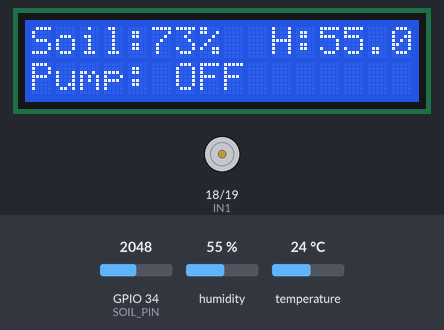
Bench run of a sketch on a simulated ESP32. On the bench: 16×2 character LCD, motor-driver pin pairs drawn as motors (green arrow = first pin HIGH = forward, orange = second pin HIGH = backward, longer = more drive). The test bench sets the inputs (shaded band); at power-on: GPIO 34 (SOIL_PIN) = 2048, humidity 55 %, temperature 24 °C.

Above: at 1.2 s.
1.3 s: GPIO 34 (SOIL_PIN) set to 2916
At 2.7 s:
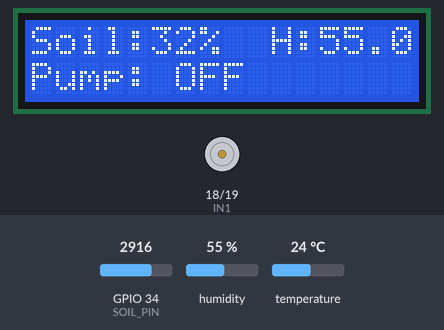
4.0 s: GPIO 34 (SOIL_PIN) set to 3036
At 4.8 s:
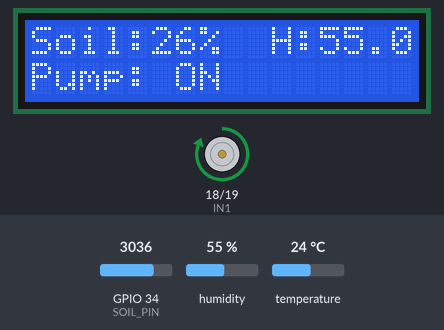
6.7 s: humidity set to 22 %
At 9.2 s:
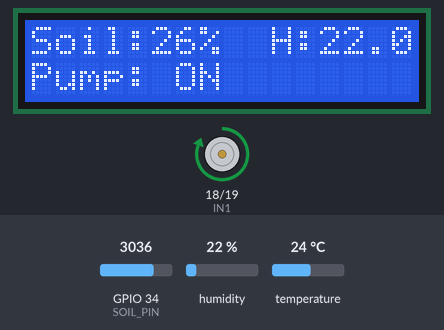
9.8 s: humidity set to 40 %
At 11.4 s:
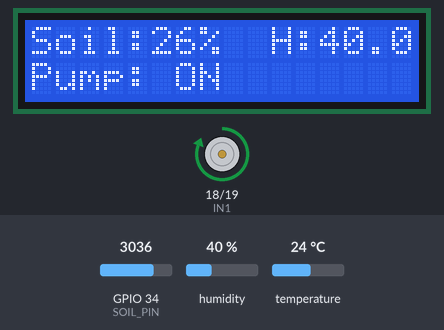
12.5 s: humidity set to 68 %
At 15.6 s:
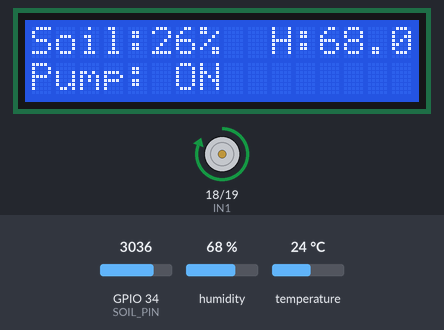
15.9 s: GPIO 34 (SOIL_PIN) set to 2866
At 17.9 s:
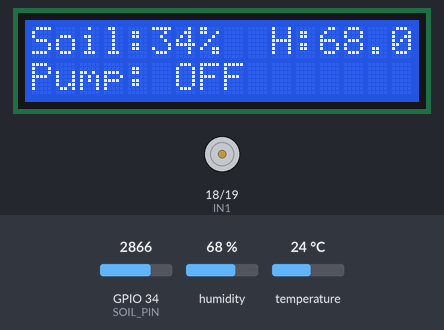
Timing chart, 0 to 19.4 s (numbered marks = the images above; inputs shaded):
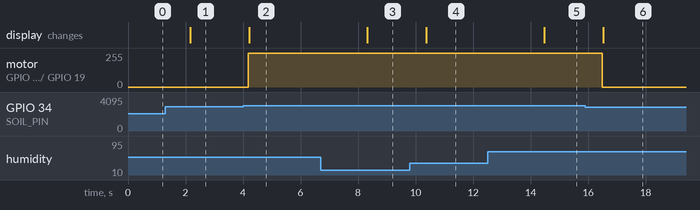

Measured:
- the behaviour switches between 2970 and 2971 on GPIO 34 (SOIL_PIN) (found by bisection; images 1 and 2)
- after the input at 1.3 s, the display: changes after 0.86 s (image 1)
- after the input at 4.0 s, motor on GPIO 18 (IN1) / GPIO 19 (IN2): stopped → forward 255/255 after 0.19 s; the display: changes after 0.22 s (image 2)
- after the input at 6.7 s, the display: changes after 1.6 s (image 3)
- after the input at 9.8 s, the display: changes after 0.57 s (image 4)
- after the input at 12.5 s, the display: changes after 2.0 s (image 5)
- after the input at 15.9 s, motor on GPIO 18 (IN1) / GPIO 19 (IN2): forward 255/255 → stopped after 0.59 s; the display: changes after 0.62 s (image 6)

The sketch:

smart_irrigation_system_code.ino
```cpp
#include <Wire.h>
#include <LiquidCrystal_I2C.h>
#include "DHT.h"

#define DHTPIN 4
#define DHTTYPE DHT11
#define SOIL_PIN 34

#define IN1 18
#define IN2 19

DHT dht(DHTPIN, DHTTYPE);
LiquidCrystal_I2C lcd(0x27, 16, 2);

// 🔧 Adjust after calibration
int dryValue = 3600;   // sensor value in dry soil
int wetValue = 1500;   // sensor value in wet soil

int soilValue;
int soilPercent;
float humidity;

void setup() {
  Serial.begin(115200);

  pinMode(IN1, OUTPUT);
  pinMode(IN2, OUTPUT);

  // Motor OFF initially
  digitalWrite(IN1, LOW);
  digitalWrite(IN2, LOW);

  dht.begin();
  lcd.init();
  lcd.backlight();
}

void loop() {

  // Read soil moisture
  soilValue = analogRead(SOIL_PIN);

  // Convert to percentage
  soilPercent = map(soilValue, dryValue, wetValue, 0, 100);
  soilPercent = constrain(soilPercent, 0, 100);

  // Read humidity
  humidity = dht.readHumidity();

  // 🌱 Pump control
  if (soilPercent < 30) {     // Soil is dry
    digitalWrite(IN1, HIGH);
    digitalWrite(IN2, LOW);
  }
  else {                      // Soil is wet
    digitalWrite(IN1, LOW);
    digitalWrite(IN2, LOW);
  }

  // 📟 LCD Display
  lcd.clear();
  lcd.setCursor(0, 0);
  lcd.print("Soil:");
  lcd.print(soilPercent);
  lcd.print("%");

  lcd.setCursor(10, 0);
  lcd.print("H:");
  lcd.print(humidity);

  lcd.setCursor(0, 1);
  if (soilPercent < 30)
    lcd.print("Pump: ON ");
  else
    lcd.print("Pump: OFF");

  delay(2000);
}
```
